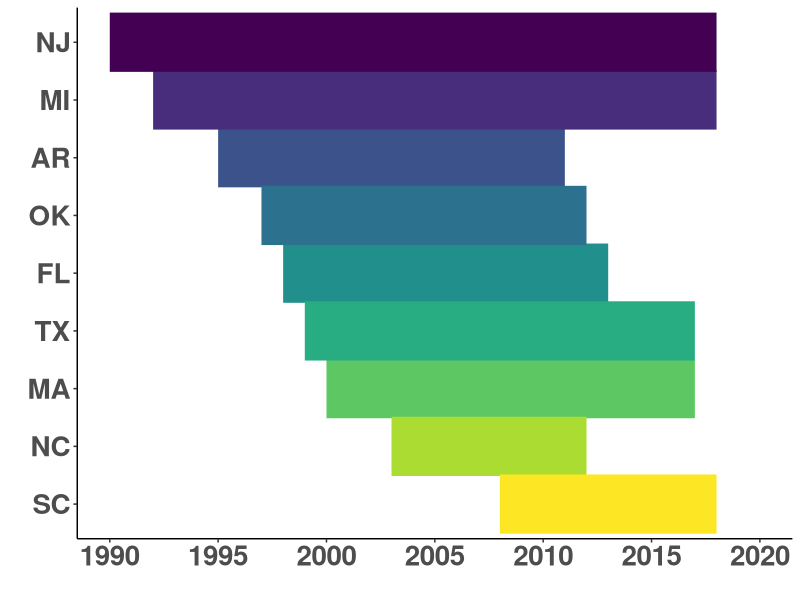
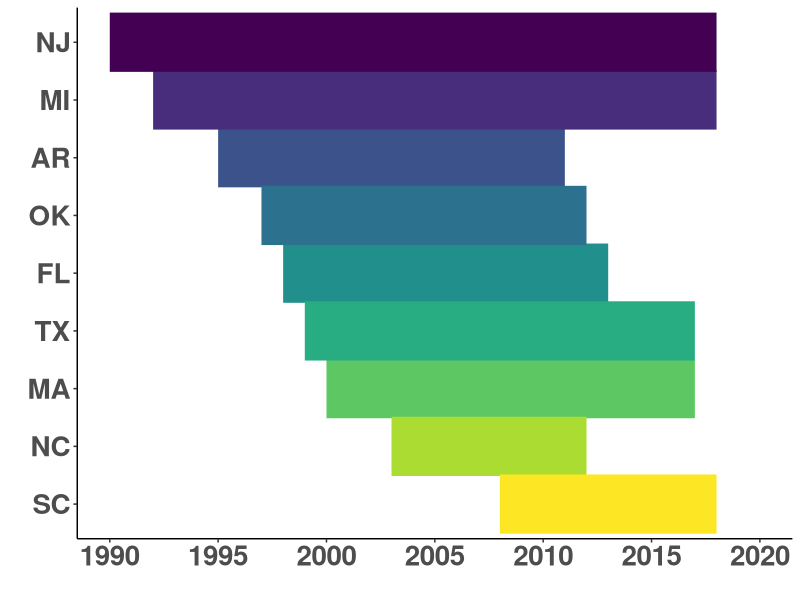

Write R code to recreate these figures, in order.
require(tidyverse); require(viridis)

plot.data <- data.frame(state = c('AR','FL','MA','MI',
                                  'NJ', 'NC', 'OK', 
                                  'SC', 'TX'),
                        start = c(1995,1998,2000,1992,
                                  1990,2003,1997,
                                  2008,1999),
                        stop = c(2011,2013,2017,2018,
                                 2018,2012,2012,
                                 2018,2017)) %>% 
  mutate(state = as.factor(state)) %>% 
  mutate(state = fct_relevel(state, 'NJ', 'MI','AR','OK','FL','TX','MA','NC','SC'))
  #pivot_longer(!state, names_to = 'timepoint', values_to = 'value')

plot <- ggplot(data = plot.data, aes(x = value, y = state)) + 
  
  geom_segment(aes(y = state, yend = state, x = start, xend = stop, color = state), linewidth = 20) +
  
  scale_color_viridis(discrete = T) + 
  
  scale_x_continuous(limits = c(1990,2020),
                     breaks = seq(1990,2020, by = 5)) + 
  
  scale_y_discrete(limits = rev(levels(plot.data$state))) +
  
  labs(y = '', x = '') + 
  
  theme_classic() + 
  
  theme(legend.position = 'none',
        axis.text = element_text(size = 20, face = 'bold'))

plot

svg('//smb-main.ad.bcm.edu/genepi2/Old_genepi2/Jeremy/GOBACK/Figures/GOBACK_birth_years_20230523.svg',
    width = 14, height = 9)

plot

dev.off()
